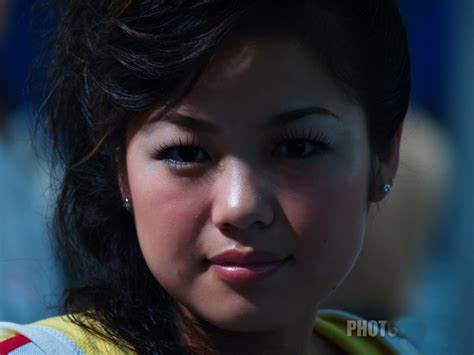
//> input picture assets/dark_character.jpg, 474 x 355 px
$ ./dft   (built with g++ and OpenCV 4)
//> lines starting //> are read from the running program, lines starting //| are printed output that depends on the picture
//
// Created by helywin on 2020/10/27.
//

#include <opencv2/core.hpp>
#include <opencv2/opencv.hpp>
#include <opencv2/highgui.hpp>
#include <iostream>
#include <atomic>

using namespace cv;
using std::cout;
using std::endl;
using std::cerr;

int main()
{
#if 0
    Mat origin = imread("../assets/dark_character.jpg", IMREAD_GRAYSCALE);
    Mat dft_real = Mat::zeros(origin.size(), CV_32F);
    Mat dft_comp = Mat::zeros(origin.size(), CV_32F);
    Mat dft_amp = Mat::zeros(origin.size(), CV_32F);
    Mat dft_phs = Mat::zeros(origin.size(), CV_32F);
    int M = origin.rows;
    int N = origin.cols;
    std::mutex mutex;
    int progress{0};
#pragma omp parallel for
    for (int i = 0; i < M; ++i) {   //u
        for (int j = 0; j < N; ++j) {   //v
            float &real = dft_real.at<float>(i, j);
            float &comp = dft_comp.at<float>(i, j);
            for (int ii = 0; ii < M; ++ii) {    //x
                for (int jj = 0; jj < N; ++jj) {    //y
                    double in = i * ii / (double)M + j * jj / (double) N;
                    in *= 2 * M_PI;
                    real += origin.at<uchar>(ii, jj) * cos(in);
                    comp += - origin.at<uchar>(ii, jj) * sin(in);
                }
            }
            dft_amp.at<float>(i, j) = sqrt(real * real + comp * comp);

            mutex.lock();
            progress += 1;
            std::cout << "\rprogress: " << (double) progress * 100 / M / N << "%";
            std::cout.flush();
            mutex.unlock();
        }

    }
//    dft_amp.convertTo(dft_amp, CV_8U);
    log(dft_amp, dft_amp);
    normalize(dft_amp, dft_amp, 1, 0, NORM_MINMAX);

    dft_amp = dft_amp(Rect(0, 0, dft_amp.cols & -2, dft_amp.rows & -2));

    int cx = dft_amp.cols / 2;
    int cy = dft_amp.rows / 2;
    Mat q0(dft_amp(Rect(0, 0, cx, cy)));
    Mat q1(dft_amp(Rect(cx, 0, cx, cy)));
    Mat q2(dft_amp(Rect(0, cy, cx, cy)));
    Mat q3(dft_amp(Rect(cx, cy, cx, cy)));

    Mat tmp;
    q0.copyTo(tmp);
    q3.copyTo(q0);
    tmp.copyTo(q3);
    q1.copyTo(tmp);
    q2.copyTo(q1);
    tmp.copyTo(q2);

    imwrite("spectrum_dft.jpg", dft_amp);

    imshow("spectrum", dft_amp);
    waitKey();
#else
    Mat origin = imread("../assets/dark_character.jpg", IMREAD_GRAYSCALE);
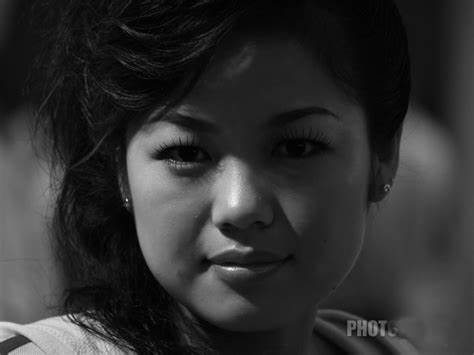
//> origin: 355 rows x 474 cols, CV_8UC1; min 0, max 241, mean 48
    // https://blog.csdn.net/kuweicai/article/details/76473290
    // 获取最佳尺寸
    int r = getOptimalDFTSize(origin.rows);
//> r = 360
    int c = getOptimalDFTSize(origin.cols);
//> c = 480
    Mat padded;
    copyMakeBorder(origin, padded, 0, r - origin.rows, 0, c - origin.cols, BORDER_CONSTANT, Scalar::all(0));
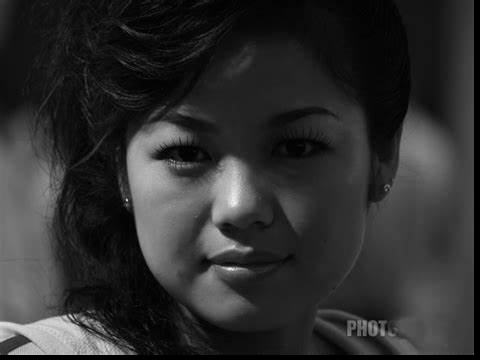
//> padded: 360 rows x 480 cols, CV_8UC1; min 0, max 241, mean 46.8

    // 另一种搬移频谱到中间的办法
    for (int i = 0; i < padded.rows * padded.cols; ++i) {
        padded.at<uchar>(i) *= ((i / padded.cols + i % padded.cols) % 2 ? 1 : -1);
    }
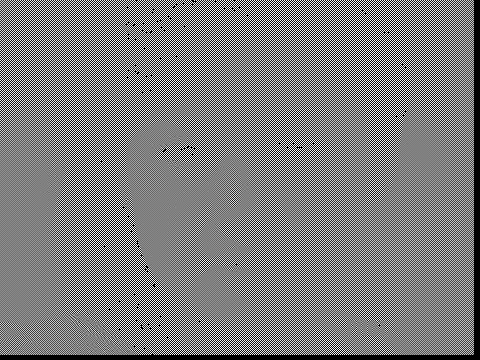
//> padded: 360 rows x 480 cols, CV_8UC1; min 0, max 255, mean 124.5

    // 创建复数矩阵存储数据
    Mat dst1[] = { Mat_<float>(padded), Mat::zeros(padded.size(), CV_32F)};
//> dst1[1]: 360 rows x 480 cols, CV_32FC1; every value is 0
    Mat dst2;
    merge(dst1, 2, dst2);
    // 变换
    dft(dst2, dst2);


    //实部虚部分开
    split(dst2, dst1);
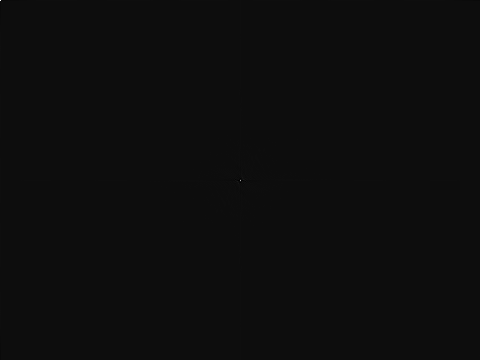
//> dst1[0]: 360 rows x 480 cols, CV_32FC1; min -1236215.1, max 21508938, mean 203; drawn with min black and max white
    magnitude(dst1[0], dst1[1], dst1[0]);
    Mat magnitudeImage = dst1[0];

    // 对数缩放
    magnitudeImage += Scalar::all(1);
    log(magnitudeImage, magnitudeImage);

    magnitudeImage = magnitudeImage(Rect(0, 0, magnitudeImage.cols & -2, magnitudeImage.rows & -2));
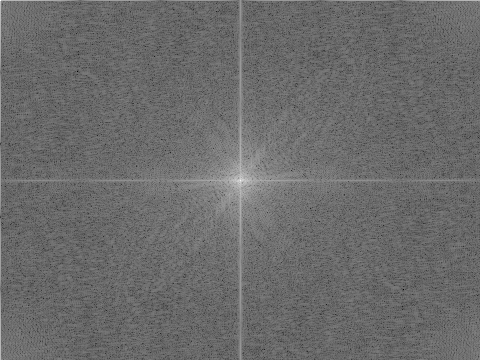
//> magnitudeImage: 360 rows x 480 cols, CV_32FC1; min 1.35, max 16.88, mean 7.9; drawn with min black and max white

// [14 lines of commented-out code are left out]

    normalize(magnitudeImage, magnitudeImage, 0, 1, NORM_MINMAX);
    imshow("spectrum magnitude", magnitudeImage);
    waitKey();
#endif

}
